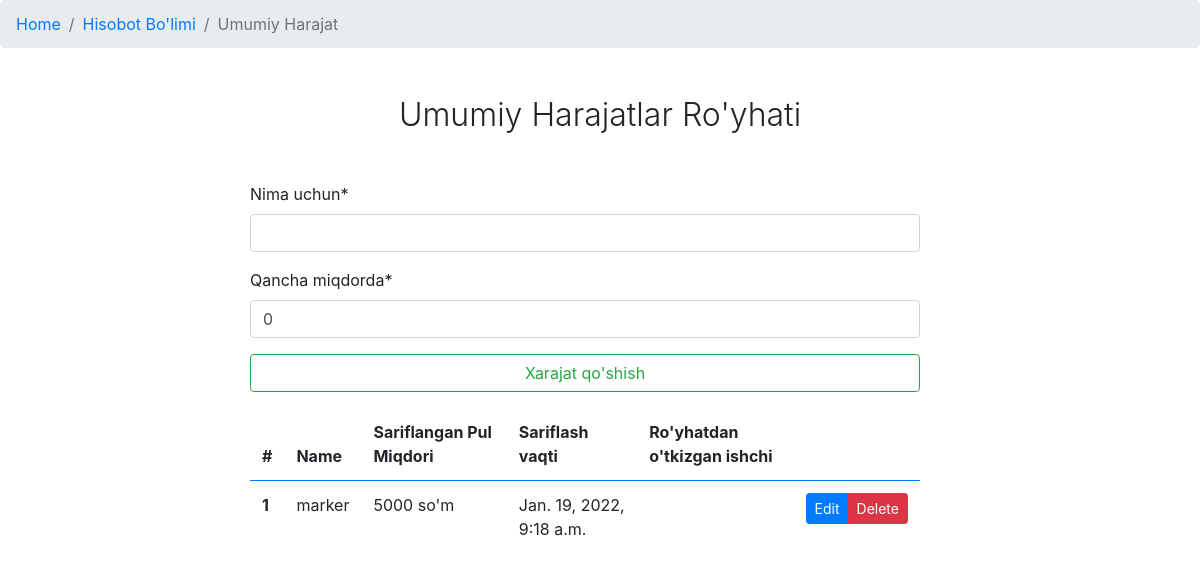
The page /profile/harajatlar/add/ (signed in) on the database its author committed.
### app/models.py (models this page shows, shortened)
class Harajatlar(models.Model):
    user = models.ForeignKey(User, verbose_name=_("User"), on_delete=models.CASCADE)
    name = models.CharField(_("Nima uchun"), max_length=100)
    amount = models.IntegerField(_("Qancha miqdorda"), default=0)
    used_date = models.DateTimeField(_("Ishlatilgan vaqti"), auto_now_add=True)
    def __str__(self):
        return self.name

### app/views.py (the view, shortened to what this page needs)
# urls.py: path("harajatlar/add/", HarajatlarView.as_view(), name="RegisterHarajatlar"),
class HarajatlarView(SuccessMessageMixin, CreateView):
    model = Harajatlar
    template_name = "report_section/total_outlies.html"
    fields = ['name', 'amount']
    success_url = '/harajatlar/add/'
    success_message = 'Yangi Harajat qo\'shildi! '
    def get_context_data(self, **kwargs):
        kwargs['object_list'] = Harajatlar.objects.all()
        return super().get_context_data(**kwargs)

### app/templates/report_section/total_outlies.html (shortened to what this page needs)
{% extends "index.html" %}
{% load crispy_forms_tags %}
{% block content %}
    <nav aria-label="breadcrumb">
        <ol class="breadcrumb">
            <li class="breadcrumb-item" ><a href="{% url 'app:Home' %}">Home</a></li>
            <li class="breadcrumb-item" ><a href="{% url 'app:ReportSection' %}">Hisobot Bo'limi</a></li>
            <li class="breadcrumb-item active" aria-current="page">Umumiy Harajat</li>
        </ol>
    </nav>
    <header class="text-center">
        <div class="banner">
            <h2 class="my-5 font-weight-light">Umumiy Harajatlar Ro'yhati</h2>
        </div>
    </header>
    <div class="row" style="margin-right: 15px;">
        <div class="col-md-7 m-auto">
            <form action="" method="post">
                {{ form|crispy }}
                <button type="submit" class="btn btn-outline-success btn-block">Xarajat qo'shish</button>
            </form>
            <table class="table mt-3 table-hover table-borderless">
                <thead class="border-bottom border-primary">
                    <tr>
                        <th>#</th>
                        <th>Name</th>
                        <th>Sariflangan Pul Miqdori</th>
                        <th>Sariflash vaqti</th>
                        <th>Ro'yhatdan o'tkizgan ishchi</th>
                        <th></th>
                    </tr>
                </thead>
                <tbody class="table-hover table-responsive-sm">
                    {% for i in object_list %}
                        <tr>
                            <th>{{ forloop.counter }}</th>
                            <td>{{ i.name }}</td>
                            <td>{{ i.amount }} so'm</td>
                            <td>{{ i.used_date }}</td>
                            <td>{{ i.user.first_name }}</td>
                            <td class="btn-group btn-group-sm">
                                <a href="{% url 'app:UpdateHarajatlar' pk=i.pk %}" class="btn btn-primary">Edit</a>
                                {% if user.admin == True %}
                                    <button type="button" class="btn btn-danger" data-toggle="modal" data-target="#exampleModal{{i.pk}}">
                                        Delete
                                    </button>
                                {% endif %}
                            </td>
                        </tr>
                          </div>
                    {% endfor %}
        </div>
{% endblock content %}

### rows shown on the page
Harajatlar: name "marker", amount "5000", used_date "Jan. 19, 2022, 9:18 a.m."
